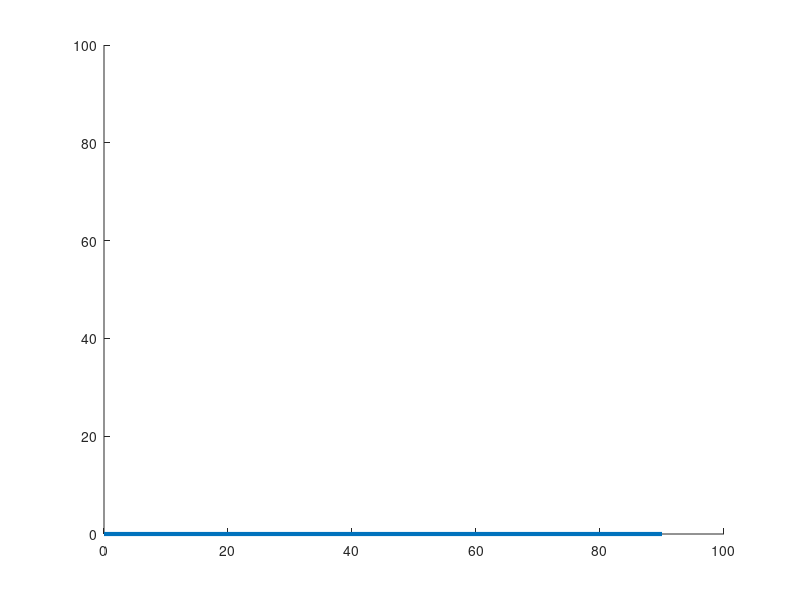

This chart was generated by the following MATLAB code: (Note: this script raises an error after producing the figure.)
%clear existing windows
close all;
profile on

%workspace dimensions
xMax = 100;
yMax = 100;
axis([0 xMax 0 yMax])

%robot
base = [0,0];
link1Length = 60; link2Length = 30;
link1maxAngle = 90; link2maxAngle = 360; step = 1;

%init robot laying on bottom of workspace
link1Start = base;  link1End = [link1Start(1)+link1Length,0];
link2Start = [link1End(1),0];  link2End = [link2Start(1)+link2Length,0];

%MATLAB line has a strange coordinate format:
%line([x1, x2], [y1, y2])
link1 = line([link1Start(1), link1End(1)], [link1Start(2), link1End(2)], 'LineWidth', 3);
link2 = line([link2Start(1), link2End(1)], [link2Start(2), link2End(2)], 'LineWidth', 3);

%place random obstacles
obstacle1 = generateObstacle(xMax, yMax);
obstacle2 = generateObstacle(xMax, yMax);
obstacle3 = generateObstacle(xMax, yMax);
obstacle4 = generateObstacle(xMax, yMax);
%pack the obstacle positions to reduce get/set overhead later
obstaclePositions = [get(obstacle1, 'Position'); get(obstacle2, 'Position'); 
    get(obstacle3, 'Position'); get(obstacle4, 'Position')];

%move robot and record collisions
collisionData = zeros(link1maxAngle, link2maxAngle);
tic;
for i = 1:step:link1maxAngle
rotateLink(link1, step);
isCollided = collisionSimple(link1, obstaclePositions);
updateJoint(link1, link2);
    for j = 1:step:link2maxAngle
        rotateLink(link2, step);
        isCollided = collisionSimple(link2, obstaclePositions);
        if(isCollided)
            collisionData(i,j) = 1;
        end
        %pause(0.00001);
    end
end
toc

%plot configuration space
figure;
axis([0 link1maxAngle 0 link2maxAngle])
contourf(collisionData')
colormap(1-gray)
xlabel('angle link 1'); ylabel('angle link 2');

profile viewer

